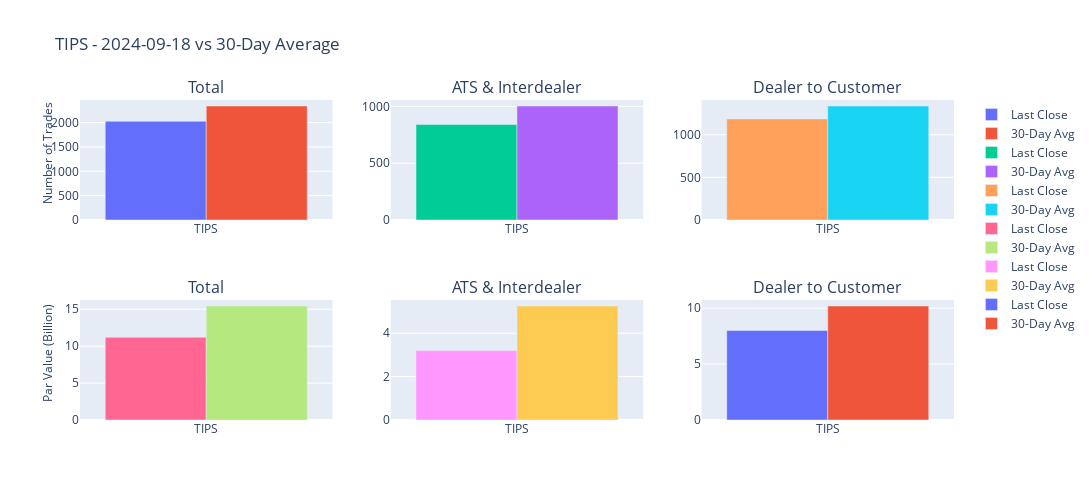
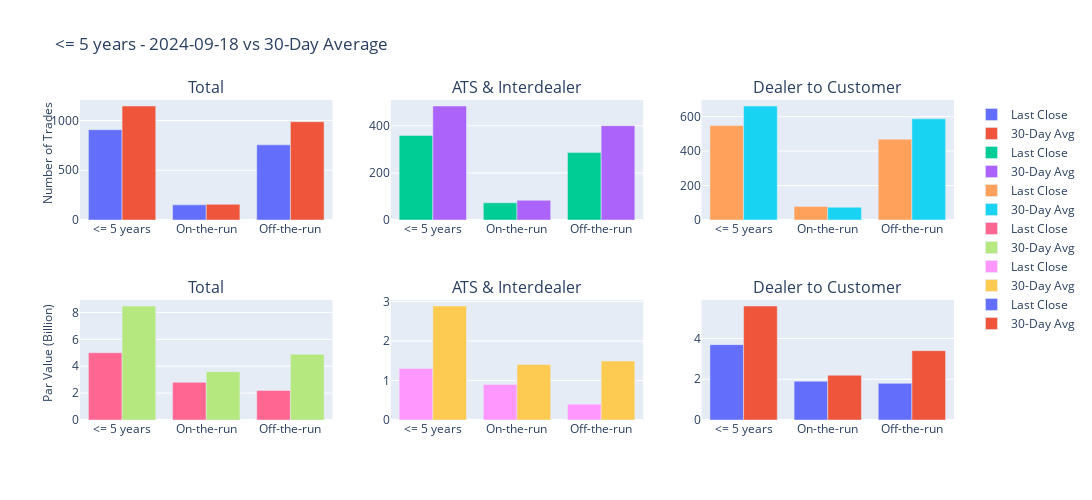
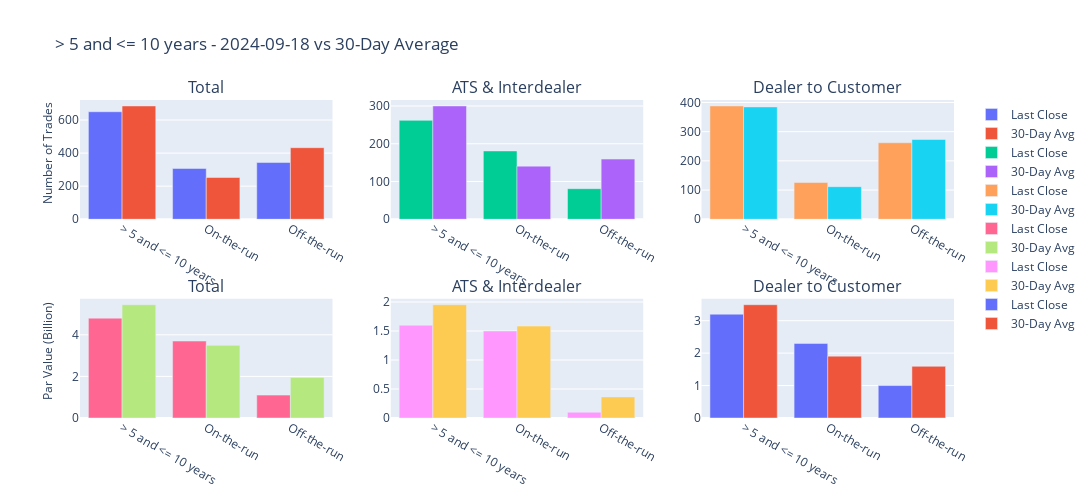
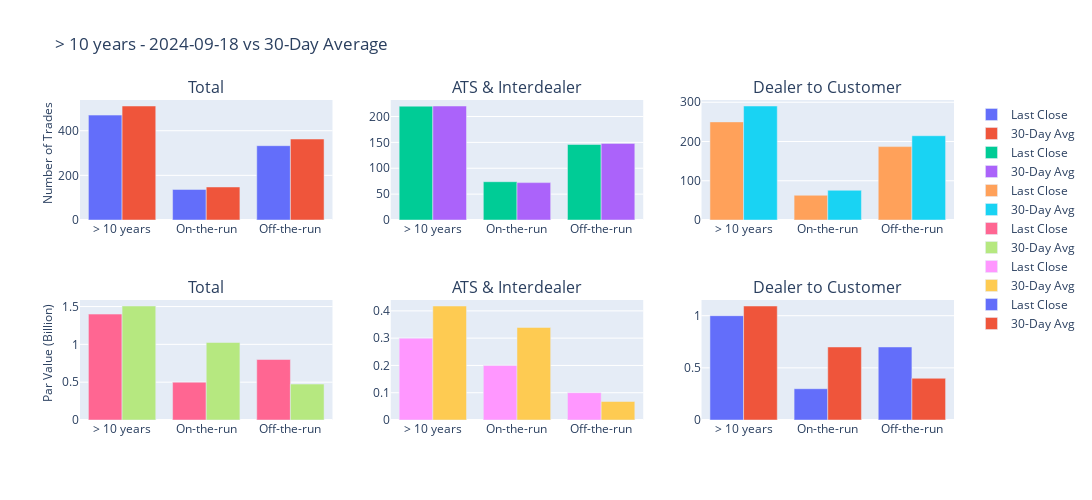

The code cell stored with these charts, in order, in its notebook:
### Code cell
plot_trades_and_par(df_TIPS,"TIPS")
plot_trades_and_par(df_less_than_5,'<= 5 years')
plot_trades_and_par(df_5_10,'> 5 and <= 10 years')
plot_trades_and_par(df_greater_than_10,'> 10 years')

### Figure 1 — Plotly figure (JSON) as saved in the notebook; plotly's stock layout.template omitted (floating-point values rounded to 4 significant figures)
{"data": [{"name": "Last Close", "type": "bar", "x": ["TIPS"], "xaxis": "x", "y": [2027], "yaxis": "y"}, {"name": "30-Day Avg", "type": "bar", "x": ["TIPS"], "xaxis": "x", "y": [2341.0], "yaxis": "y"}, {"name": "Last Close", "type": "bar", "x": ["TIPS"], "xaxis": "x2", "y": [841], "yaxis": "y2"}, {"name": "30-Day Avg", "type": "bar", "x": ["TIPS"], "xaxis": "x2", "y": [1004.0], "yaxis": "y2"}, {"name": "Last Close", "type": "bar", "x": ["TIPS"], "xaxis": "x3", "y": [1186], "yaxis": "y3"}, {"name": "30-Day Avg", "type": "bar", "x": ["TIPS"], "xaxis": "x3", "y": [1337.0], "yaxis": "y3"}, {"name": "Last Close", "type": "bar", "x": ["TIPS"], "xaxis": "x4", "y": [11.2], "yaxis": "y4"}, {"name": "30-Day Avg", "type": "bar", "x": ["TIPS"], "xaxis": "x4", "y": [15.45], "yaxis": "y4"}, {"name": "Last Close", "type": "bar", "x": ["TIPS"], "xaxis": "x5", "y": [3.2], "yaxis": "y5"}, {"name": "30-Day Avg", "type": "bar", "x": ["TIPS"], "xaxis": "x5", "y": [5.257], "yaxis": "y5"}, {"name": "Last Close", "type": "bar", "x": ["TIPS"], "xaxis": "x6", "y": [8], "yaxis": "y6"}, {"name": "30-Day Avg", "type": "bar", "x": ["TIPS"], "xaxis": "x6", "y": [10.2], "yaxis": "y6"}], "layout": {"annotations": [{"font": {"size": 16}, "showarrow": false, "text": "Total", "x": 0.1444, "xanchor": "center", "xref": "paper", "y": 1, "yanchor": "bottom", "yref": "paper"}, {"font": {"size": 16}, "showarrow": false, "text": "ATS & Interdealer", "x": 0.5, "xanchor": "center", "xref": "paper", "y": 1, "yanchor": "bottom", "yref": "paper"}, {"font": {"size": 16}, "showarrow": false, "text": "Dealer to Customer", "x": 0.8556, "xanchor": "center", "xref": "paper", "y": 1, "yanchor": "bottom", "yref": "paper"}, {"font": {"size": 16}, "showarrow": false, "text": "Total", "x": 0.1444, "xanchor": "center", "xref": "paper", "y": 0.375, "yanchor": "bottom", "yref": "paper"}, {"font": {"size": 16}, "showarrow": false, "text": "ATS & Interdealer", "x": 0.5, "xanchor": "center", "xref": "paper", "y": 0.375, "yanchor": "bottom", "yref": "paper"}, {"font": {"size": 16}, "showarrow": false, "text": "Dealer to Customer", "x": 0.8556, "xanchor": "center", "xref": "paper", "y": 0.375, "yanchor": "bottom", "yref": "paper"}, {"align": "center", "font": {"size": 12}, "showarrow": false, "text": "Number of Trades", "textangle": -90, "x": -0.05, "xref": "paper", "y": 1, "yref": "paper"}, {"align": "center", "font": {"size": 12}, "showarrow": false, "text": "Par Value (Billion)", "textangle": -90, "x": -0.05, "xref": "paper", "y": 0.05, "yref": "paper"}], "barmode": "group", "height": 500, "showlegend": true, "title": {"text": "TIPS - 2024-09-18 vs 30-Day Average"}, "width": 1300, "xaxis": {"anchor": "y", "domain": [0, 0.2889]}, "xaxis2": {"anchor": "y2", "domain": [0.3556, 0.6444]}, "xaxis3": {"anchor": "y3", "domain": [0.7111, 1]}, "xaxis4": {"anchor": "y4", "domain": [0, 0.2889]}, "xaxis5": {"anchor": "y5", "domain": [0.3556, 0.6444]}, "xaxis6": {"anchor": "y6", "domain": [0.7111, 1]}, "yaxis": {"anchor": "x", "domain": [0.625, 1]}, "yaxis2": {"anchor": "x2", "domain": [0.625, 1]}, "yaxis3": {"anchor": "x3", "domain": [0.625, 1]}, "yaxis4": {"anchor": "x4", "domain": [0, 0.375]}, "yaxis5": {"anchor": "x5", "domain": [0, 0.375]}, "yaxis6": {"anchor": "x6", "domain": [0, 0.375]}}}

### Figure 2 — Plotly figure (JSON) as saved in the notebook; plotly's stock layout.template omitted (floating-point values rounded to 4 significant figures)
{"data": [{"name": "Last Close", "type": "bar", "x": ["<= 5 years", "On-the-run", "Off-the-run"], "xaxis": "x", "y": [907, 152, 755], "yaxis": "y"}, {"name": "30-Day Avg", "type": "bar", "x": ["<= 5 years", "On-the-run", "Off-the-run"], "xaxis": "x", "y": [1146.0, 157.8, 987.8], "yaxis": "y"}, {"name": "Last Close", "type": "bar", "x": ["<= 5 years", "On-the-run", "Off-the-run"], "xaxis": "x2", "y": [359, 73, 286], "yaxis": "y2"}, {"name": "30-Day Avg", "type": "bar", "x": ["<= 5 years", "On-the-run", "Off-the-run"], "xaxis": "x2", "y": [483.8, 83.57, 400.2], "yaxis": "y2"}, {"name": "Last Close", "type": "bar", "x": ["<= 5 years", "On-the-run", "Off-the-run"], "xaxis": "x3", "y": [548, 79, 469], "yaxis": "y3"}, {"name": "30-Day Avg", "type": "bar", "x": ["<= 5 years", "On-the-run", "Off-the-run"], "xaxis": "x3", "y": [661.9, 74.21, 587.6], "yaxis": "y3"}, {"name": "Last Close", "type": "bar", "x": ["<= 5 years", "On-the-run", "Off-the-run"], "xaxis": "x4", "y": [5, 2.8, 2.2], "yaxis": "y4"}, {"name": "30-Day Avg", "type": "bar", "x": ["<= 5 years", "On-the-run", "Off-the-run"], "xaxis": "x4", "y": [8.479, 3.596, 4.893], "yaxis": "y4"}, {"name": "Last Close", "type": "bar", "x": ["<= 5 years", "On-the-run", "Off-the-run"], "xaxis": "x5", "y": [1.3, 0.9, 0.4], "yaxis": "y5"}, {"name": "30-Day Avg", "type": "bar", "x": ["<= 5 years", "On-the-run", "Off-the-run"], "xaxis": "x5", "y": [2.882, 1.404, 1.489], "yaxis": "y5"}, {"name": "Last Close", "type": "bar", "x": ["<= 5 years", "On-the-run", "Off-the-run"], "xaxis": "x6", "y": [3.7, 1.9, 1.8], "yaxis": "y6"}, {"name": "30-Day Avg", "type": "bar", "x": ["<= 5 years", "On-the-run", "Off-the-run"], "xaxis": "x6", "y": [5.596, 2.2, 3.404], "yaxis": "y6"}], "layout": {"annotations": [{"font": {"size": 16}, "showarrow": false, "text": "Total", "x": 0.1444, "xanchor": "center", "xref": "paper", "y": 1, "yanchor": "bottom", "yref": "paper"}, {"font": {"size": 16}, "showarrow": false, "text": "ATS & Interdealer", "x": 0.5, "xanchor": "center", "xref": "paper", "y": 1, "yanchor": "bottom", "yref": "paper"}, {"font": {"size": 16}, "showarrow": false, "text": "Dealer to Customer", "x": 0.8556, "xanchor": "center", "xref": "paper", "y": 1, "yanchor": "bottom", "yref": "paper"}, {"font": {"size": 16}, "showarrow": false, "text": "Total", "x": 0.1444, "xanchor": "center", "xref": "paper", "y": 0.375, "yanchor": "bottom", "yref": "paper"}, {"font": {"size": 16}, "showarrow": false, "text": "ATS & Interdealer", "x": 0.5, "xanchor": "center", "xref": "paper", "y": 0.375, "yanchor": "bottom", "yref": "paper"}, {"font": {"size": 16}, "showarrow": false, "text": "Dealer to Customer", "x": 0.8556, "xanchor": "center", "xref": "paper", "y": 0.375, "yanchor": "bottom", "yref": "paper"}, {"align": "center", "font": {"size": 12}, "showarrow": false, "text": "Number of Trades", "textangle": -90, "x": -0.05, "xref": "paper", "y": 1, "yref": "paper"}, {"align": "center", "font": {"size": 12}, "showarrow": false, "text": "Par Value (Billion)", "textangle": -90, "x": -0.05, "xref": "paper", "y": 0.05, "yref": "paper"}], "barmode": "group", "height": 500, "showlegend": true, "title": {"text": "<= 5 years - 2024-09-18 vs 30-Day Average"}, "width": 1300, "xaxis": {"anchor": "y", "domain": [0, 0.2889]}, "xaxis2": {"anchor": "y2", "domain": [0.3556, 0.6444]}, "xaxis3": {"anchor": "y3", "domain": [0.7111, 1]}, "xaxis4": {"anchor": "y4", "domain": [0, 0.2889]}, "xaxis5": {"anchor": "y5", "domain": [0.3556, 0.6444]}, "xaxis6": {"anchor": "y6", "domain": [0.7111, 1]}, "yaxis": {"anchor": "x", "domain": [0.625, 1]}, "yaxis2": {"anchor": "x2", "domain": [0.625, 1]}, "yaxis3": {"anchor": "x3", "domain": [0.625, 1]}, "yaxis4": {"anchor": "x4", "domain": [0, 0.375]}, "yaxis5": {"anchor": "x5", "domain": [0, 0.375]}, "yaxis6": {"anchor": "x6", "domain": [0, 0.375]}}}

### Figure 3 — Plotly figure (JSON) as saved in the notebook; plotly's stock layout.template omitted (floating-point values rounded to 4 significant figures)
{"data": [{"name": "Last Close", "type": "bar", "x": ["> 5 and <= 10 years", "On-the-run", "Off-the-run"], "xaxis": "x", "y": [650, 307, 343], "yaxis": "y"}, {"name": "30-Day Avg", "type": "bar", "x": ["> 5 and <= 10 years", "On-the-run", "Off-the-run"], "xaxis": "x", "y": [685.0, 252.4, 432.6], "yaxis": "y"}, {"name": "Last Close", "type": "bar", "x": ["> 5 and <= 10 years", "On-the-run", "Off-the-run"], "xaxis": "x2", "y": [262, 181, 81], "yaxis": "y2"}, {"name": "30-Day Avg", "type": "bar", "x": ["> 5 and <= 10 years", "On-the-run", "Off-the-run"], "xaxis": "x2", "y": [300.2, 140.8, 159.4], "yaxis": "y2"}, {"name": "Last Close", "type": "bar", "x": ["> 5 and <= 10 years", "On-the-run", "Off-the-run"], "xaxis": "x3", "y": [388, 126, 262], "yaxis": "y3"}, {"name": "30-Day Avg", "type": "bar", "x": ["> 5 and <= 10 years", "On-the-run", "Off-the-run"], "xaxis": "x3", "y": [384.8, 111.6, 273.2], "yaxis": "y3"}, {"name": "Last Close", "type": "bar", "x": ["> 5 and <= 10 years", "On-the-run", "Off-the-run"], "xaxis": "x4", "y": [4.8, 3.7, 1.1], "yaxis": "y4"}, {"name": "30-Day Avg", "type": "bar", "x": ["> 5 and <= 10 years", "On-the-run", "Off-the-run"], "xaxis": "x4", "y": [5.446, 3.493, 1.946], "yaxis": "y4"}, {"name": "Last Close", "type": "bar", "x": ["> 5 and <= 10 years", "On-the-run", "Off-the-run"], "xaxis": "x5", "y": [1.6, 1.5, 0.1], "yaxis": "y5"}, {"name": "30-Day Avg", "type": "bar", "x": ["> 5 and <= 10 years", "On-the-run", "Off-the-run"], "xaxis": "x5", "y": [1.954, 1.586, 0.3643], "yaxis": "y5"}, {"name": "Last Close", "type": "bar", "x": ["> 5 and <= 10 years", "On-the-run", "Off-the-run"], "xaxis": "x6", "y": [3.2, 2.3, 1], "yaxis": "y6"}, {"name": "30-Day Avg", "type": "bar", "x": ["> 5 and <= 10 years", "On-the-run", "Off-the-run"], "xaxis": "x6", "y": [3.493, 1.907, 1.593], "yaxis": "y6"}], "layout": {"annotations": [{"font": {"size": 16}, "showarrow": false, "text": "Total", "x": 0.1444, "xanchor": "center", "xref": "paper", "y": 1, "yanchor": "bottom", "yref": "paper"}, {"font": {"size": 16}, "showarrow": false, "text": "ATS & Interdealer", "x": 0.5, "xanchor": "center", "xref": "paper", "y": 1, "yanchor": "bottom", "yref": "paper"}, {"font": {"size": 16}, "showarrow": false, "text": "Dealer to Customer", "x": 0.8556, "xanchor": "center", "xref": "paper", "y": 1, "yanchor": "bottom", "yref": "paper"}, {"font": {"size": 16}, "showarrow": false, "text": "Total", "x": 0.1444, "xanchor": "center", "xref": "paper", "y": 0.375, "yanchor": "bottom", "yref": "paper"}, {"font": {"size": 16}, "showarrow": false, "text": "ATS & Interdealer", "x": 0.5, "xanchor": "center", "xref": "paper", "y": 0.375, "yanchor": "bottom", "yref": "paper"}, {"font": {"size": 16}, "showarrow": false, "text": "Dealer to Customer", "x": 0.8556, "xanchor": "center", "xref": "paper", "y": 0.375, "yanchor": "bottom", "yref": "paper"}, {"align": "center", "font": {"size": 12}, "showarrow": false, "text": "Number of Trades", "textangle": -90, "x": -0.05, "xref": "paper", "y": 1, "yref": "paper"}, {"align": "center", "font": {"size": 12}, "showarrow": false, "text": "Par Value (Billion)", "textangle": -90, "x": -0.05, "xref": "paper", "y": 0.05, "yref": "paper"}], "barmode": "group", "height": 500, "showlegend": true, "title": {"text": "> 5 and <= 10 years - 2024-09-18 vs 30-Day Average"}, "width": 1300, "xaxis": {"anchor": "y", "domain": [0, 0.2889]}, "xaxis2": {"anchor": "y2", "domain": [0.3556, 0.6444]}, "xaxis3": {"anchor": "y3", "domain": [0.7111, 1]}, "xaxis4": {"anchor": "y4", "domain": [0, 0.2889]}, "xaxis5": {"anchor": "y5", "domain": [0.3556, 0.6444]}, "xaxis6": {"anchor": "y6", "domain": [0.7111, 1]}, "yaxis": {"anchor": "x", "domain": [0.625, 1]}, "yaxis2": {"anchor": "x2", "domain": [0.625, 1]}, "yaxis3": {"anchor": "x3", "domain": [0.625, 1]}, "yaxis4": {"anchor": "x4", "domain": [0, 0.375]}, "yaxis5": {"anchor": "x5", "domain": [0, 0.375]}, "yaxis6": {"anchor": "x6", "domain": [0, 0.375]}}}

### Figure 4 — Plotly figure (JSON) as saved in the notebook; plotly's stock layout.template omitted (floating-point values rounded to 4 significant figures)
{"data": [{"name": "Last Close", "type": "bar", "x": ["> 10 years", "On-the-run", "Off-the-run"], "xaxis": "x", "y": [470, 137, 333], "yaxis": "y"}, {"name": "30-Day Avg", "type": "bar", "x": ["> 10 years", "On-the-run", "Off-the-run"], "xaxis": "x", "y": [510.8, 148.0, 362.8], "yaxis": "y"}, {"name": "Last Close", "type": "bar", "x": ["> 10 years", "On-the-run", "Off-the-run"], "xaxis": "x2", "y": [220, 74, 146], "yaxis": "y2"}, {"name": "30-Day Avg", "type": "bar", "x": ["> 10 years", "On-the-run", "Off-the-run"], "xaxis": "x2", "y": [220.3, 72.25, 148.1], "yaxis": "y2"}, {"name": "Last Close", "type": "bar", "x": ["> 10 years", "On-the-run", "Off-the-run"], "xaxis": "x3", "y": [250, 63, 187], "yaxis": "y3"}, {"name": "30-Day Avg", "type": "bar", "x": ["> 10 years", "On-the-run", "Off-the-run"], "xaxis": "x3", "y": [290.5, 75.71, 214.8], "yaxis": "y3"}, {"name": "Last Close", "type": "bar", "x": ["> 10 years", "On-the-run", "Off-the-run"], "xaxis": "x4", "y": [1.4, 0.5, 0.8], "yaxis": "y4"}, {"name": "30-Day Avg", "type": "bar", "x": ["> 10 years", "On-the-run", "Off-the-run"], "xaxis": "x4", "y": [1.507, 1.025, 0.475], "yaxis": "y4"}, {"name": "Last Close", "type": "bar", "x": ["> 10 years", "On-the-run", "Off-the-run"], "xaxis": "x5", "y": [0.3, 0.2, 0.1], "yaxis": "y5"}, {"name": "30-Day Avg", "type": "bar", "x": ["> 10 years", "On-the-run", "Off-the-run"], "xaxis": "x5", "y": [0.4179, 0.3393, 0.06786], "yaxis": "y5"}, {"name": "Last Close", "type": "bar", "x": ["> 10 years", "On-the-run", "Off-the-run"], "xaxis": "x6", "y": [1, 0.3, 0.7], "yaxis": "y6"}, {"name": "30-Day Avg", "type": "bar", "x": ["> 10 years", "On-the-run", "Off-the-run"], "xaxis": "x6", "y": [1.093, 0.7, 0.4], "yaxis": "y6"}], "layout": {"annotations": [{"font": {"size": 16}, "showarrow": false, "text": "Total", "x": 0.1444, "xanchor": "center", "xref": "paper", "y": 1, "yanchor": "bottom", "yref": "paper"}, {"font": {"size": 16}, "showarrow": false, "text": "ATS & Interdealer", "x": 0.5, "xanchor": "center", "xref": "paper", "y": 1, "yanchor": "bottom", "yref": "paper"}, {"font": {"size": 16}, "showarrow": false, "text": "Dealer to Customer", "x": 0.8556, "xanchor": "center", "xref": "paper", "y": 1, "yanchor": "bottom", "yref": "paper"}, {"font": {"size": 16}, "showarrow": false, "text": "Total", "x": 0.1444, "xanchor": "center", "xref": "paper", "y": 0.375, "yanchor": "bottom", "yref": "paper"}, {"font": {"size": 16}, "showarrow": false, "text": "ATS & Interdealer", "x": 0.5, "xanchor": "center", "xref": "paper", "y": 0.375, "yanchor": "bottom", "yref": "paper"}, {"font": {"size": 16}, "showarrow": false, "text": "Dealer to Customer", "x": 0.8556, "xanchor": "center", "xref": "paper", "y": 0.375, "yanchor": "bottom", "yref": "paper"}, {"align": "center", "font": {"size": 12}, "showarrow": false, "text": "Number of Trades", "textangle": -90, "x": -0.05, "xref": "paper", "y": 1, "yref": "paper"}, {"align": "center", "font": {"size": 12}, "showarrow": false, "text": "Par Value (Billion)", "textangle": -90, "x": -0.05, "xref": "paper", "y": 0.05, "yref": "paper"}], "barmode": "group", "height": 500, "showlegend": true, "title": {"text": "> 10 years - 2024-09-18 vs 30-Day Average"}, "width": 1300, "xaxis": {"anchor": "y", "domain": [0, 0.2889]}, "xaxis2": {"anchor": "y2", "domain": [0.3556, 0.6444]}, "xaxis3": {"anchor": "y3", "domain": [0.7111, 1]}, "xaxis4": {"anchor": "y4", "domain": [0, 0.2889]}, "xaxis5": {"anchor": "y5", "domain": [0.3556, 0.6444]}, "xaxis6": {"anchor": "y6", "domain": [0.7111, 1]}, "yaxis": {"anchor": "x", "domain": [0.625, 1]}, "yaxis2": {"anchor": "x2", "domain": [0.625, 1]}, "yaxis3": {"anchor": "x3", "domain": [0.625, 1]}, "yaxis4": {"anchor": "x4", "domain": [0, 0.375]}, "yaxis5": {"anchor": "x5", "domain": [0, 0.375]}, "yaxis6": {"anchor": "x6", "domain": [0, 0.375]}}}
